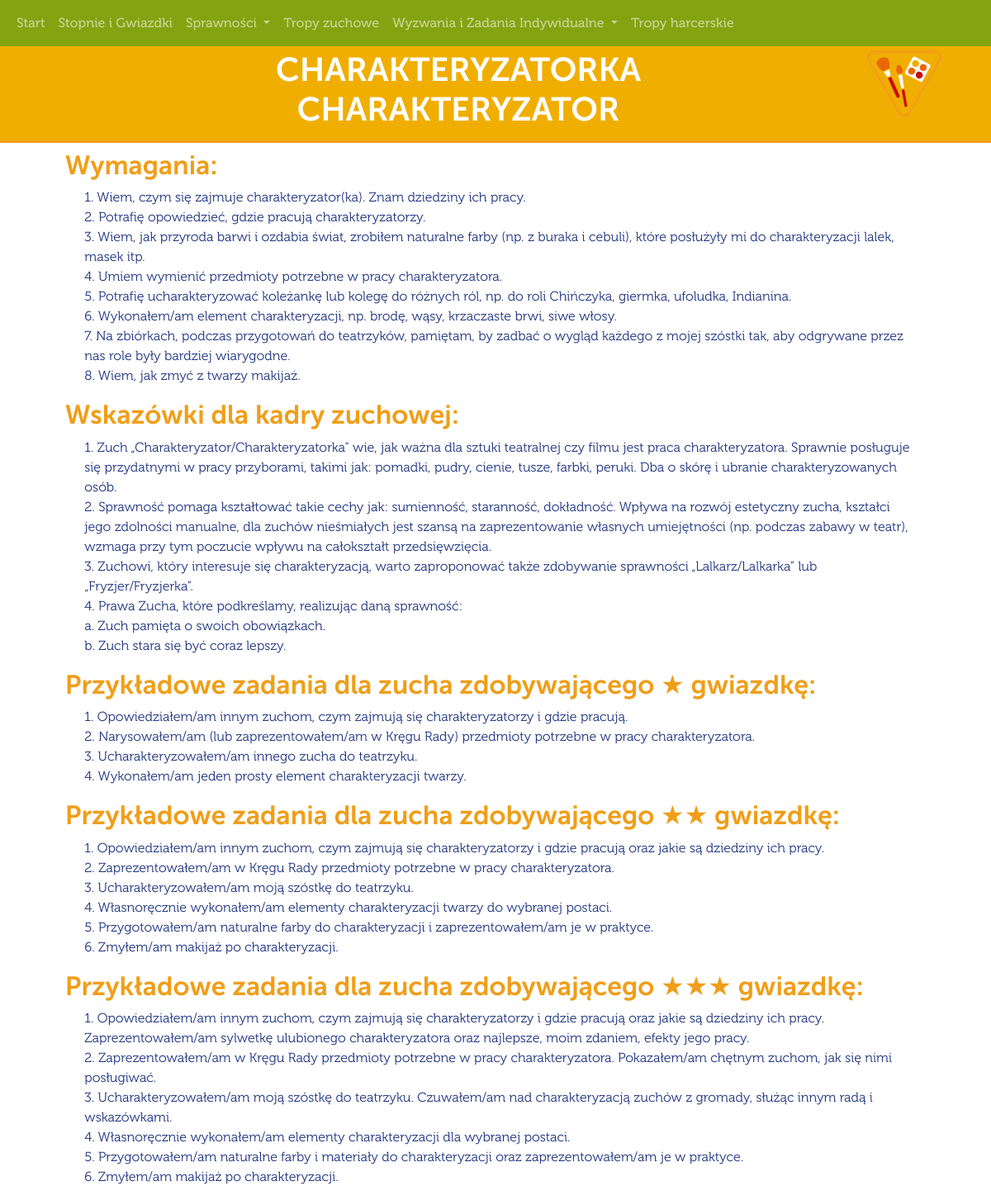
The page /szczegoly-sprawnosci-zuchowych.php?ID=1 on the database its author committed.
### tables this page shows
CREATE TABLE `sprawnoscizuchowe` (
  `ID` int(11) NOT NULL,
  `Nazwa-M` tinytext NOT NULL,
  `Nazwa-Z` tinytext NOT NULL,
  `Kategoria` tinytext NOT NULL,
  `Wymagania` text NOT NULL,
  `Uwagi` text NOT NULL
);

CREATE TABLE `zadaniasprawnoscizuchowych` (
  `ID` int(11) NOT NULL,
  `Sprawnosc` int(11) NOT NULL,
  `Zadanie` text NOT NULL,
  `Poziom` tinyint(4) NOT NULL
);

### www/szczegoly-sprawnosci-zuchowych.php (the view, shortened to what this page needs)
<!DOCTYPE html>
<html lang="pl">
<?php
	require_once "connect.php";
	$connection = @new mysqli($host, $db_user, $db_password, $db_name);
	$IDsprawnosci= $_GET['ID'];
	$sql="SELECT `Nazwa-M`, `Nazwa-Z`,`Wymagania`, `Uwagi` From sprawnoscizuchowe WHERE ID= ?";
	$stmt = $connection->prepare($sql);
	$stmt->bind_param('i',$IDsprawnosci);
	$stmt->execute();
	$result = $stmt->get_result();
	$row = $result->fetch_assoc();
?>
<head>
<?php include_once("head.php");?>
</head>
<body>
<?php include_once("navbar.php");?>
<div class="container-fluid ">
<div class="row">
<div class="col-12 sprawnoscizuchheader">
<?php
echo "<div class='text-center col-12 col-sm-8 col-md-10 col-xl-11' Style='float:left'>";
echo "<h1>";
echo $row["Nazwa-Z"];
echo "<br>";
echo $row["Nazwa-M"];
echo "</div>";
?>
<?php
echo "<div class='col-12 col-sm-4 col-md-2 col-xl-1' Style='float:left'>";
echo "<img class='img-fluid w-100' src='GrafikiSprZuch/".$IDsprawnosci.".svg'>";
echo "</div>";
?>
</div>
</div>
<div class="col-12 m-2 sprawnosczuchcontent">
<h2>Wymagania:</h2>
<p>
<?php
echo str_replace(array("\r\n", "\n", "\r"), "<br>", $row["Wymagania"]);
?>
</p>
<h2>Wskazówki dla kadry zuchowej:</h2>
<p>
<?php
echo str_replace(array("\r\n", "\n", "\r"), "<br>", $row["Uwagi"]);
?>
</p>
<?php
$sql="SELECT `Zadanie` From zadaniasprawnoscizuchowych WHERE `Sprawnosc`= ? AND `Poziom`= ?";
for ($poziom=1; $poziom<=3;$poziom++){
	$stmt = $connection->prepare($sql);
	$stmt->bind_param('ii',$IDsprawnosci,$poziom);
	$stmt->execute();
	$result = $stmt->get_result();
	if ($result->num_rows>0){
		echo "<h2>Przykładowe zadania dla zucha zdobywającego ";
		for ($i=0; $i<$poziom;$i++) echo "★";
		echo " gwiazdkę:</h2><p>";
		$numerzadania=1;
		While($row = $result->fetch_assoc()){
			echo $numerzadania.". ".$row["Zadanie"]."<br>";
			$numerzadania++;
		}
		echo "</p>";
	}
}
?>
</div>
</div>
</body>
</html>

### www/head.php (shortened to what this page needs)
<link href="https://cdn.jsdelivr.net/npm/bootstrap@5.1.1/dist/css/bootstrap.min.css" rel="stylesheet">
<link rel="stylesheet" href="style.css">

### www/navbar.php (shortened to what this page needs)
<div class="container-fluid" style="position: sticky;top:0;">
<nav class="navbar navbar-expand-lg navbar-dark row">
  <div class="collapse navbar-collapse" id="navbarSupportedContent">
    <ul class="navbar-nav mr-auto">
      <li class="nav-item ">
        <a class="nav-link" href="<?php echo 'http://'.$_SERVER['HTTP_HOST'];?>">Start</a>
      </li>
	  <li class="nav-item">
        <a class="nav-link" href="<?php echo 'http://'.$_SERVER['HTTP_HOST'];?>/stopnie.php">Stopnie i Gwiazdki</a>
      </li>
      <li class="nav-item dropdown">
        <a class="nav-link dropdown-toggle" href="<?php echo 'http://'.$_SERVER['HTTP_HOST'];?>" id="navbarDropdown" role="button" data-toggle="dropdown" aria-haspopup="true" aria-expanded="false">
          Sprawności
        </a>
      </li>
	  <li class="nav-item">
        <a class="nav-link" href="<?php echo 'http://'.$_SERVER['HTTP_HOST'];?>/tropy-zuchowe.php">Tropy zuchowe</a>
      </li>
	  <li class="nav-item dropdown">
        <a class="nav-link dropdown-toggle" href="#" id="navbarDropdown" role="button" data-toggle="dropdown" aria-haspopup="true" aria-expanded="false">
          Wyzwania i Zadania Indywidualne
        </a>
      </li>
	  <li class="nav-item">
        <a class="nav-link" href="<?php echo 'http://'.$_SERVER['HTTP_HOST'];?>/tropy-harcerskie.php">Tropy harcerskie</a>
      </li>
    </ul>
  </div>
</nav>
</div>

### www/style.css (style rules this page uses)
:root { font-family: 'museosans700'; }
body { margin:0; padding:0; width:100%; height: 100%; color: #203581 }
p { font-family: 'museo300'; margin-left: 2%; margin-right: 2%; }
nav { background-color: #84a311; }
h1 { font-family: 'museosans700'; }
h2 { font-family: 'museosans700'; }
.sprawnoscizuchheader { padding:5px; padding-left:5%; padding-right:5%; background-color: #f0ae00; color: white !important; border-bottom-style:solid; border-color: #f09e19; margin:0; }
.sprawnosczuchcontent h2 { color: #f09e19; padding-left: 5%; padding-right: 5%; }
.sprawnosczuchcontent p { padding-left: 5%; padding-right: 5%; }
a:link { color:#203581; text-decoration: none; font-family: 'museo500'; }

### rows shown on the page
sprawnoscizuchowe: value "CHARAKTERYZATORKA", value "CHARAKTERYZATOR", Wymagania "1. Wiem, czym się zajmuje charakteryzator(ka). Znam dziedziny ich pracy. 2. Potrafię opowiedzieć, gdzie pracują charakteryzatorzy. 3. Wiem, jak przyroda barwi i ozdabia świat, zrobiłem naturalne farby (np. z buraka i cebuli), które posłużyły mi do charakteryzacji lalek, masek itp. 4. Umiem wymienić przedmioty potrzebne w pracy charakteryzatora. 5. Potrafię ucharakteryzować koleżankę lub kolegę do różnych ról, np. do roli Chińczyka, giermka, ufoludka, Indianina. 6. Wykonałem/am element charakteryzacji, np. brodę, wąsy, krzaczaste brwi, siwe włosy. 7. Na zbiórkach, podczas przygotowań do teatrzyków, pamiętam, by zadbać o wygląd każdego z mojej szóstki tak, aby odgrywane przez nas role były…", Uwagi "1. Zuch „Charakteryzator/Charakteryzatorka” wie, jak ważna dla sztuki teatralnej czy filmu jest praca charakteryzatora. Sprawnie posługuje się przydatnymi w pracy przyborami, takimi jak: pomadki, pudry, cienie, tusze, farbki, peruki. Dba o skórę i ubranie charakteryzowanych osób. 2. Sprawność pomaga kształtować takie cechy jak: sumienność, staranność, dokładność. Wpływa na rozwój estetyczny zucha, kształci jego zdolności manualne, dla zuchów nieśmiałych jest szansą na zaprezentowanie własnych umiejętności (np. podczas zabawy w teatr), wzmaga przy tym poczucie wpływu na całokształt przedsięwzięcia. 3. Zuchowi, który interesuje się charakteryzacją, warto zaproponować także zdobywanie…"
zadaniasprawnoscizuchowych: Zadanie "Opowiedziałem/am innym zuchom, czym zajmują się charakteryzatorzy i gdzie pracują."
zadaniasprawnoscizuchowych: Zadanie "Narysowałem/am (lub zaprezentowałem/am w Kręgu Rady) przedmioty potrzebne w pracy charakteryzatora."
zadaniasprawnoscizuchowych: Zadanie "Ucharakteryzowałem/am innego zucha do teatrzyku."
zadaniasprawnoscizuchowych: Zadanie "Wykonałem/am jeden prosty element charakteryzacji twarzy."
zadaniasprawnoscizuchowych: Zadanie "Opowiedziałem/am innym zuchom, czym zajmują się charakteryzatorzy i gdzie pracują oraz jakie są dziedziny ich pracy."
zadaniasprawnoscizuchowych: Zadanie "Zaprezentowałem/am w Kręgu Rady przedmioty potrzebne w pracy charakteryzatora."
zadaniasprawnoscizuchowych: Zadanie "Ucharakteryzowałem/am moją szóstkę do teatrzyku."
zadaniasprawnoscizuchowych: Zadanie "Własnoręcznie wykonałem/am elementy charakteryzacji twarzy do wybranej postaci."
zadaniasprawnoscizuchowych: Zadanie "Przygotowałem/am naturalne farby do charakteryzacji i zaprezentowałem/am je w praktyce."
zadaniasprawnoscizuchowych: Zadanie "Zmyłem/am makijaż po charakteryzacji."
zadaniasprawnoscizuchowych: Zadanie "Opowiedziałem/am innym zuchom, czym zajmują się charakteryzatorzy i gdzie pracują oraz jakie są dziedziny ich pracy. Zaprezentowałem/am sylwetkę ulubionego charakteryzatora oraz najlepsze, moim zdaniem, efekty jego pracy."
zadaniasprawnoscizuchowych: Zadanie "Zaprezentowałem/am w Kręgu Rady przedmioty potrzebne w pracy charakteryzatora. Pokazałem/am chętnym zuchom, jak się nimi posługiwać."
zadaniasprawnoscizuchowych: Zadanie "Ucharakteryzowałem/am moją szóstkę do teatrzyku. Czuwałem/am nad charakteryzacją zuchów z gromady, służąc innym radą i wskazówkami."
zadaniasprawnoscizuchowych: Zadanie "Własnoręcznie wykonałem/am elementy charakteryzacji dla wybranej postaci."
zadaniasprawnoscizuchowych: Zadanie "Przygotowałem/am naturalne farby i materiały do charakteryzacji oraz zaprezentowałem/am je w praktyce."
zadaniasprawnoscizuchowych: Zadanie "Zmyłem/am makijaż po charakteryzacji."
